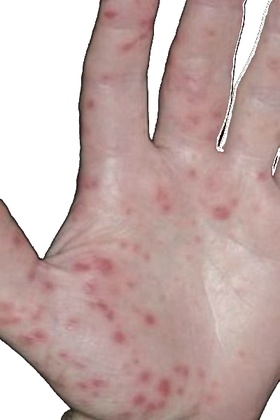
%> input picture GLCM-TANGAN/DataLatih/HFMD1.jpg, 280 x 420 px, shrunk from 400 x 600 before the run; its folder holds only this picture in this run
$ octave LatihData.m   (GNU Octave 9; MATLAB toolbox functions it lacks are replaced by stand-ins)
%> lines starting %> are read from the running program, lines starting %| are printed output that depends on the picture; in (x1, y1, x2, y2) boxes, pixels count from 0 and x2, y2 are one past the last pixel; in counts of white or black regions, pixels touching at a corner belong together; the program's own positions count from 1
### GLCM-TANGAN/graylevel_comat.m
function [hasilanalisis] = graylevel_comat(input)

%     gray level (skala 1-8)
    range = getrangefromclass(input);
    slope = 8 / (range(2)-range(1));
    intercept = 1 - (slope*(range(1)));
    input = floor(imlincomb(slope,input,intercept,'double'));
    input(input > 8) = 8;
    input(input < 1) = 1;

%     glcm, analisis secara horizontal
    output = zeros(8,8);
    for i=1:size(input,1)
        for j=1:size(input,2)-1
            output(input(i,j), input(i,j+1)) = output(input(i,j), input(i,j+1))+1;
        end
    end

%     normalisasi
    glcm = output/sum(sum(output));

%     tekstur
    energi = sum(glcm(:).^2);
    %entrophy = sum(glcm(:).*mylog2(glcm(:)));
    [kolom, baris] = meshgrid(1:size(glcm,1), 1:size(glcm,2));
    homogen = sum(sum(glcm./(1+abs(baris-kolom))));
    kontras = sum(sum((abs(baris-kolom).^2).*glcm));
    meanbaris = sum(sum(baris.*glcm));
    meankolom = sum(sum(kolom.*glcm));
    stdbaris = sqrt(sum(sum((baris - meanbaris).^2 .* glcm)));
    stdkolom = sqrt(sum(sum((kolom - meankolom).^2 .* glcm)));
    korelasi = sum(sum((baris - meanbaris) .* (kolom - meankolom) .* glcm)) / (stdbaris * stdkolom);
    hasilanalisis = [kontras korelasi energi homogen];
end

% [4 lines left out: function mylog2, not called in this run]

### GLCM-TANGAN/LatihData.m
clc;
D = 'D:\Danny\GLCM-TANGAN\DataLatih';
imagetrains =  dir(fullfile(D,'*.jpg'));
nfiles=length(imagetrains);
ciriLatih = [];
kelasCiri = [];

%Loop Data Latih
for ii=1:nfiles
    imagetrains(ii).name;
    gambarIni = fullfile(D,imagetrains(ii).name);
    ini_ajah = imread(gambarIni);
%> ini_ajah is the input picture: size 420x280x3 uint8; mean R, G, B 196.5, 171.9, 169
    grayImage = rgb2gray(ini_ajah);
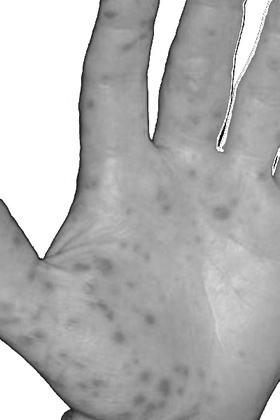
%> grayImage: size 420x280 uint8; min 1, max 255, mean 178.9
    if ii<100
        kelasCiri = [kelasCiri 0];
    else
        kelasCiri = [kelasCiri 1];
    end

       glcm = graylevel_comat(grayImage);
%> in graylevel_comat, `range = getrangefromclass(input);`: range = [0 255]
%> in graylevel_comat, `slope = 8 / (range(2)-range(1));`: slope = 0.0314
%> in graylevel_comat, `intercept = 1 - (slope*(range(1)));`: intercept = 1
%> in graylevel_comat, `input = floor(imlincomb(slope,input,intercept,'double'));`:
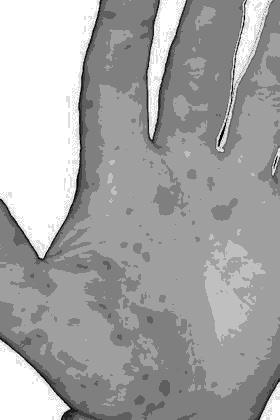
%> input: size 420x280 double; min 1, max 9, mean 6.21; drawn with min black and max white
%> in graylevel_comat, `input(input > 8) = 8;`: input: size 420x280 double; 18.98% of pixels changed, all inside (x1, y1, x2, y2) = (0, 0, 280, 420)
%> after the loop in graylevel_comat, `for i=1:size(input,1)`: output = [9 49 84 14 15 18 12 13; 6 151 361 92 19 39 38 51; 43 184 393 472 5 10 11 56; 32 136 159 3464 885 33 50 105; 37 50 30 610 33603 1722 25 101; 29 53 5 50 1566 42340 342 118; 44 58 21 49 13 337 2844 144; 12 78 120 126 151 145 189 25159]
%> in graylevel_comat, `glcm = output/sum(sum(output));`: glcm = [7.68e-05 0.000418 0.000717 0.000119 0.000128 0.000154 0.000102 0.000111; 5.12e-05 0.00129 0.00308 0.000785 0.000162 0.000333 0.000324 0.000435; 0.000367 0.00157 0.00335 0.00403 4.27e-05 8.53e-05 9.39e-05 0.000478; 0.000273 0.00116 0.00136 0.0296 0.00755 0.000282 0.000427 0.000896; 0.000316 0.000427 0.000256 0.00521 0.287 0.0147 0.000213 0.000862; 0.000247 0.000452 4.27e-05 0.000427 0.0134 0.361 0.00292 0.00101; 0.000375 0.000495 0.000179 0.000418 0.000111 0.00288 0.0243 0.00123; 0.000102 0.000666 0.00102 0.00108 0.00129 0.00124 0.00161 0.215]
%> in graylevel_comat, `energi = sum(glcm(:).^2);`: energi = 0.261
%> in graylevel_comat, `homogen = sum(sum(glcm./(1+abs(baris-kolom))));`: homogen = 0.956
%> in graylevel_comat, `kontras = sum(sum((abs(baris-kolom).^2).*glcm));`: kontras = 0.314
%> in graylevel_comat, `meanbaris = sum(sum(baris.*glcm));`: meanbaris = 6.02
%> in graylevel_comat, `meankolom = sum(sum(kolom.*glcm));`: meankolom = 6.01
%> in graylevel_comat, `stdbaris = sqrt(sum(sum((baris - meanbaris).^2 .* glcm)));`: stdbaris = 1.28
%> in graylevel_comat, `stdkolom = sqrt(sum(sum((kolom - meankolom).^2 .* glcm)));`: stdkolom = 1.27
%> in graylevel_comat, `korelasi = sum(sum((baris - meanbaris) .* (kolom - meankolom) .* glcm)..`: korelasi = 0.903
%> in graylevel_comat, `hasilanalisis = [kontras korelasi energi homogen];`: hasilanalisis = [0.314 0.903 0.261 0.956]
%> glcm = [0.314 0.903 0.261 0.956]
       ciriLatih = [ciriLatih; glcm];
%> ciriLatih = [0.314 0.903 0.261 0.956]
end

csvwrite('CiriLatih.txt',ciriLatih);
csvwrite('KelasCiri.txt',kelasCiri);
%------------

$ run again, on GLCM-TANGAN/DataLatih/HFMD13.jpg
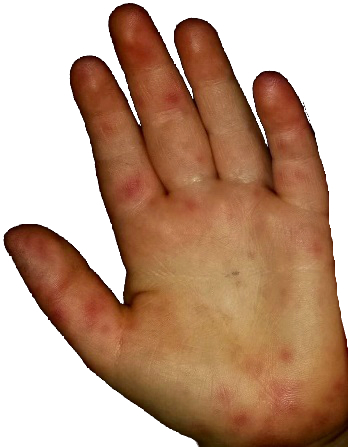
%> input picture GLCM-TANGAN/DataLatih/HFMD13.jpg, 348 x 447 px
%> ini_ajah is the input picture: size 447x348x3 uint8; mean R, G, B 189.7, 154.7, 131.6
%> `grayImage = rgb2gray(ini_ajah);`:
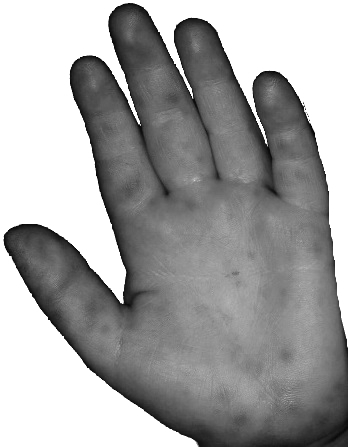
%> grayImage: size 447x348 uint8; min 4, max 255, mean 162.6
%> range = [0 255]
%> slope = 0.0314
%> intercept = 1
%> in graylevel_comat, `input = floor(imlincomb(slope,input,intercept,'double'));`:
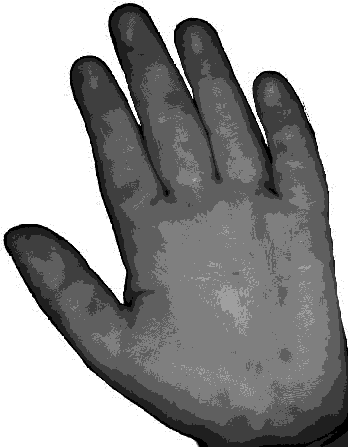
%> input: size 447x348 double; min 1, max 9, mean 5.78; drawn with min black and max white
%> after the loop in graylevel_comat, `for i=1:size(input,1)`: output = [1985 811 44 37 50 30 34 218; 676 8390 1051 4 13 14 3 153; 44 1003 17516 1446 2 4 6 81; 42 6 1437 27475 2215 1 1 44; 100 17 5 2213 26842 736 2 66; 48 12 2 2 736 881 1 48; 43 18 3 2 4 1 0 48; 297 120 44 43 119 63 73 57684]
%> in graylevel_comat, `glcm = output/sum(sum(output));`: glcm = [0.0128 0.00523 0.000284 0.000239 0.000322 0.000193 0.000219 0.00141; 0.00436 0.0541 0.00678 2.58e-05 8.38e-05 9.03e-05 1.93e-05 0.000986; 0.000284 0.00647 0.113 0.00932 1.29e-05 2.58e-05 3.87e-05 0.000522; 0.000271 3.87e-05 0.00926 0.177 0.0143 6.45e-06 6.45e-06 0.000284; 0.000645 0.00011 3.22e-05 0.0143 0.173 0.00475 1.29e-05 0.000426; 0.000309 7.74e-05 1.29e-05 1.29e-05 0.00475 0.00568 6.45e-06 0.000309; 0.000277 0.000116 1.93e-05 1.29e-05 2.58e-05 6.45e-06 0 0.000309; 0.00191 0.000774 0.000284 0.000277 0.000767 0.000406 0.000471 0.372]
%> energi = 0.216
%> homogen = 0.95
%> kontras = 0.412
%> meanbaris = 5.4
%> stdbaris = 2.21
%> korelasi = 0.958
%> hasilanalisis = [0.412 0.958 0.216 0.95]

$ run again, on GLCM-TANGAN/DataLatih/HFMD14.jpg
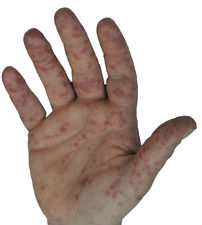
%> input picture GLCM-TANGAN/DataLatih/HFMD14.jpg, 202 x 225 px
%> ini_ajah is the input picture: size 225x202x3 uint8; mean R, G, B 193.2, 177.9, 170.9
%> `grayImage = rgb2gray(ini_ajah);`:
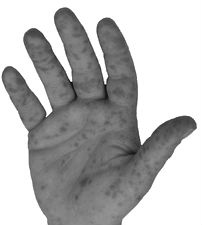
%> grayImage: size 225x202 uint8; min 1, max 255, mean 181.7
%> range = [0 255]
%> slope = 0.0314
%> intercept = 1
%> in graylevel_comat, `input(input > 8) = 8;`:
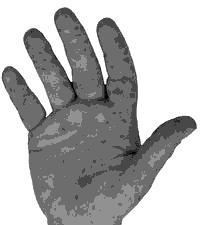
%> input: size 225x202 double; min 1, max 8, mean 5.95; drawn with min black and max white
%> after the loop in graylevel_comat, `for i=1:size(input,1)`: output = [24 19 12 0 1 0 1 0; 27 113 99 26 12 16 16 2; 6 150 3047 714 73 48 48 30; 0 14 790 13408 531 22 32 93; 0 4 49 562 2619 5 12 93; 0 8 57 32 2 1 3 89; 0 3 42 48 5 4 5 111; 0 0 20 100 101 96 101 21679]
%> in graylevel_comat, `glcm = output/sum(sum(output));`: glcm = [0.000531 0.00042 0.000265 0 2.21e-05 0 2.21e-05 0; 0.000597 0.0025 0.00219 0.000575 0.000265 0.000354 0.000354 4.42e-05; 0.000133 0.00332 0.0674 0.0158 0.00161 0.00106 0.00106 0.000663; 0 0.00031 0.0175 0.296 0.0117 0.000486 0.000708 0.00206; 0 8.84e-05 0.00108 0.0124 0.0579 0.000111 0.000265 0.00206; 0 0.000177 0.00126 0.000708 4.42e-05 2.21e-05 6.63e-05 0.00197; 0 6.63e-05 0.000929 0.00106 0.000111 8.84e-05 0.000111 0.00245; 0 0 0.000442 0.00221 0.00223 0.00212 0.00223 0.479]
%> energi = 0.326
%> homogen = 0.946
%> kontras = 0.336
%> meanbaris = 5.94
%> stdbaris = 2.08
%> korelasi = 0.961
%> hasilanalisis = [0.336 0.961 0.326 0.946]

$ run again, on GLCM-TANGAN/DataLatih/HFMD15.jpg
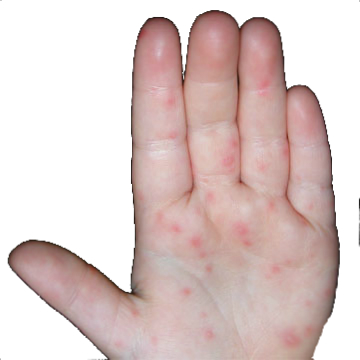
%> input picture GLCM-TANGAN/DataLatih/HFMD15.jpg, 360 x 360 px
%> ini_ajah is the input picture: size 360x360x3 uint8; mean R, G, B 220.6, 202.1, 199.7
%> `grayImage = rgb2gray(ini_ajah);`:
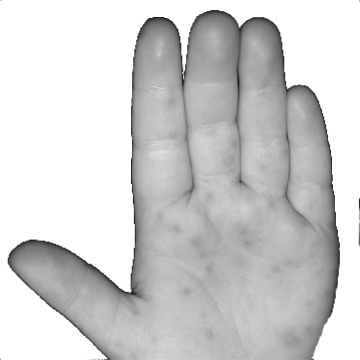
%> grayImage: size 360x360 uint8; min 28, max 255, mean 207.3
%> range = [0 255]
%> slope = 0.0314
%> intercept = 1
%> in graylevel_comat, `input(input > 8) = 8;`:
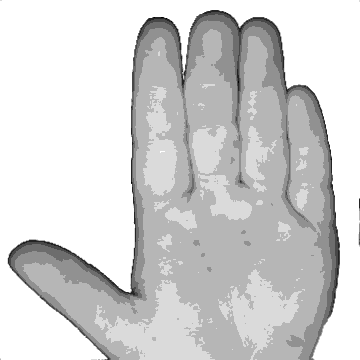
%> input: size 360x360 double; min 1, max 8, mean 6.78; drawn with min black and max white
%> after the loop in graylevel_comat, `for i=1:size(input,1)`: output = [1 2 3 0 1 1 0 1; 4 200 199 129 12 60 35 54; 3 285 906 457 48 35 59 76; 0 83 543 2949 758 24 18 60; 0 22 48 762 9295 932 18 36; 0 4 51 10 936 37287 1184 112; 0 42 40 49 4 1178 13005 137; 1 64 82 90 70 77 139 56559]
%> in graylevel_comat, `glcm = output/sum(sum(output));`: glcm = [7.74e-06 1.55e-05 2.32e-05 0 7.74e-06 7.74e-06 0 7.74e-06; 3.1e-05 0.00155 0.00154 0.000998 9.29e-05 0.000464 0.000271 0.000418; 2.32e-05 0.00221 0.00701 0.00354 0.000371 0.000271 0.000457 0.000588; 0 0.000642 0.0042 0.0228 0.00587 0.000186 0.000139 0.000464; 0 0.00017 0.000371 0.0059 0.0719 0.00721 0.000139 0.000279; 0 3.1e-05 0.000395 7.74e-05 0.00724 0.289 0.00916 0.000867; 0 0.000325 0.00031 0.000379 3.1e-05 0.00911 0.101 0.00106; 7.74e-06 0.000495 0.000634 0.000696 0.000542 0.000596 0.00108 0.438]
%> energi = 0.291
%> homogen = 0.962
%> kontras = 0.214
%> meanbaris = 6.78
%> meankolom = 6.77
%> stdbaris = 1.31
%> korelasi = 0.938
%> hasilanalisis = [0.214 0.938 0.291 0.962]

$ run again, on GLCM-TANGAN/DataLatih/HFMD10.jpg
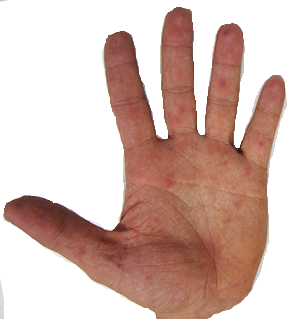
%> input picture GLCM-TANGAN/DataLatih/HFMD10.jpg, 296 x 319 px
%> ini_ajah is the input picture: size 319x296x3 uint8; mean R, G, B 212.1, 185.1, 176.7
%> `grayImage = rgb2gray(ini_ajah);`:
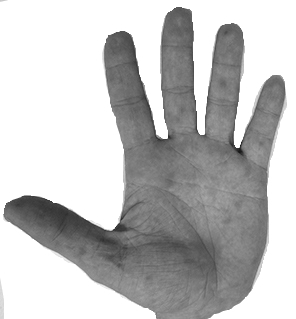
%> grayImage: size 319x296 uint8; min 22, max 255, mean 192.3
%> range = [0 255]
%> slope = 0.0314
%> intercept = 1
%> in graylevel_comat, `input = floor(imlincomb(slope,input,intercept,'double'));`:
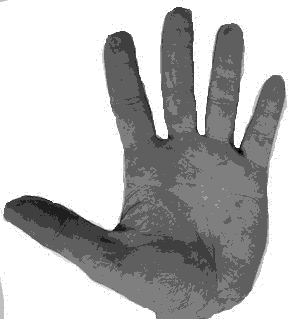
%> input: size 319x296 double; min 1, max 9, mean 6.79; drawn with min black and max white
%> after the loop in graylevel_comat, `for i=1:size(input,1)`: output = [5 4 0 0 0 0 0 0; 4 521 177 27 2 0 2 8; 0 197 4042 609 52 12 12 137; 0 4 729 19568 1844 88 24 115; 0 1 51 1916 12117 105 86 72; 0 4 19 105 143 43 87 104; 0 1 7 43 97 76 236 246; 0 9 36 104 93 181 220 49720]
%> in graylevel_comat, `glcm = output/sum(sum(output));`: glcm = [5.31e-05 4.25e-05 0 0 0 0 0 0; 4.25e-05 0.00554 0.00188 0.000287 2.13e-05 0 2.13e-05 8.5e-05; 0 0.00209 0.043 0.00647 0.000553 0.000128 0.000128 0.00146; 0 4.25e-05 0.00775 0.208 0.0196 0.000935 0.000255 0.00122; 0 1.06e-05 0.000542 0.0204 0.129 0.00112 0.000914 0.000765; 0 4.25e-05 0.000202 0.00112 0.00152 0.000457 0.000924 0.00111; 0 1.06e-05 7.44e-05 0.000457 0.00103 0.000808 0.00251 0.00261; 0 9.56e-05 0.000383 0.00111 0.000988 0.00192 0.00234 0.528]
%> energi = 0.342
%> homogen = 0.955
%> kontras = 0.221
%> meanbaris = 6.26
%> stdbaris = 1.95
%> korelasi = 0.971
%> hasilanalisis = [0.221 0.971 0.342 0.955]
